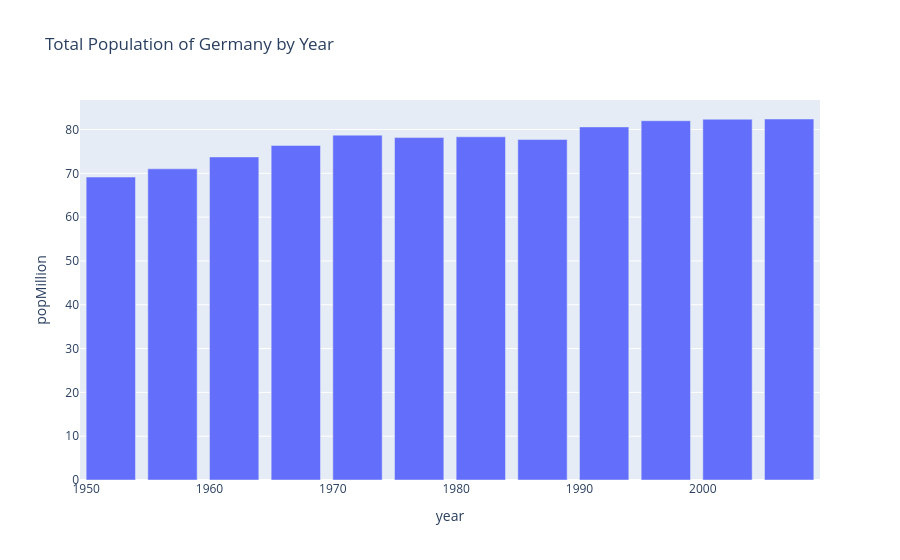

Here is the notebook cell this chart was saved with:
### Markdown cell above
### <font color='rebeccapurple'>4. Bar Charts</font>

### Code cell
df_Germany = px.data.gapminder().query("country=='Germany'") 
df_Germany['popMillion'] = df_Germany['pop']/1_000_000

fig = px.bar(data_frame = df_Germany, 
             x = 'year', # значения из какого столбца таблицы на оси X
             y = 'popMillion', # значения из какого столбца таблицы на оси Y
             title = 'Total Population of Germany by Year') # заголовок диаграммы
fig.show()

### Figure 1 — Plotly figure (JSON) as saved in the notebook; plotly's stock layout.template omitted (floating-point values rounded to 4 significant figures)
{"data": [{"hovertemplate": "year=%{x}<br>popMillion=%{y}<extra></extra>", "legendgroup": "", "marker": {"color": "#636efa", "pattern": {"shape": ""}}, "name": "", "orientation": "v", "showlegend": false, "textposition": "auto", "type": "bar", "x": [1952, 1957, 1962, 1967, 1972, 1977, 1982, 1987, 1992, 1997, 2002, 2007], "xaxis": "x", "y": [69.15, 71.02, 73.74, 76.37, 78.72, 78.16, 78.34, 77.72, 80.6, 82.01, 82.35, 82.4], "yaxis": "y"}], "layout": {"barmode": "relative", "legend": {"tracegroupgap": 0}, "title": {"text": "Total Population of Germany by Year"}, "xaxis": {"anchor": "y", "domain": [0, 1], "title": {"text": "year"}}, "yaxis": {"anchor": "x", "domain": [0, 1], "title": {"text": "popMillion"}}}}
